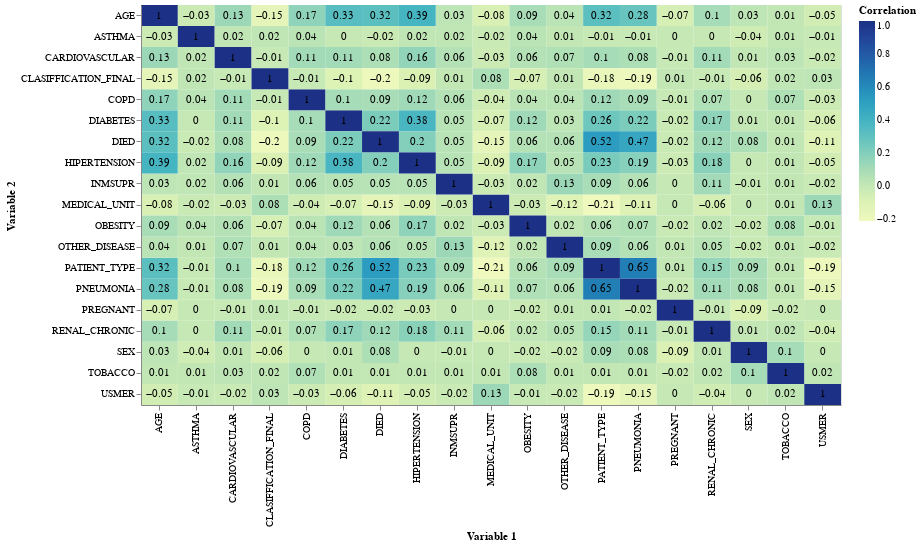

This figure's notebook cell:
### Markdown cell above
### Correlation

### Code cell
numeric_df = df.select_dtypes(include=['float64', 'int64'])
cor_data = numeric_df.corr().stack().reset_index().rename(columns={0: 'Correlation', 'level_0': 'Variable 1', 'level_1': 'Variable 2'})
cor_data['Correlation'] = cor_data['Correlation'].map('{:.2f}'.format)
cor_data['Correlation'] = pd.to_numeric(cor_data['Correlation'])

base = alt.Chart(cor_data).encode(
    x='Variable 1:O',
    y='Variable 2:O'
)

text = base.mark_text().encode(
    text='Correlation',
    color=alt.condition(
        alt.datum.correlation > 0.5,
        alt.value('white'),
        alt.value('black')
    )
)

cor_plot = base.mark_rect().encode(
    color='Correlation:Q'
)

(cor_plot + text).properties(
    width=700,
    height=400)

### Figure 1 — Vega-Lite specification as saved in the notebook (floating-point values rounded to 4 significant figures; data arrays with more than 128 entries replaced by an {"elided": "..."} marker saying what was removed)
{"config": {"view": {"continuousWidth": 300, "continuousHeight": 300}}, "layer": [{"mark": {"type": "rect"}, "encoding": {"color": {"field": "Correlation", "type": "quantitative"}, "x": {"field": "Variable 1", "type": "ordinal"}, "y": {"field": "Variable 2", "type": "ordinal"}}}, {"mark": {"type": "text"}, "encoding": {"color": {"condition": {"test": "(datum.correlation > 0.5)", "value": "white"}, "value": "black"}, "text": {"field": "Correlation", "type": "quantitative"}, "x": {"field": "Variable 1", "type": "ordinal"}, "y": {"field": "Variable 2", "type": "ordinal"}}}], "data": {"name": "data-0e7fe944a7542ef3d4b5fc6ededb167e"}, "height": 400, "width": 700, "$schema": "https://vega.github.io/schema/vega-lite/v5.8.0.json", "datasets": {"data-0e7fe944a7542ef3d4b5fc6ededb167e": {"elided": "361 records"}}}
